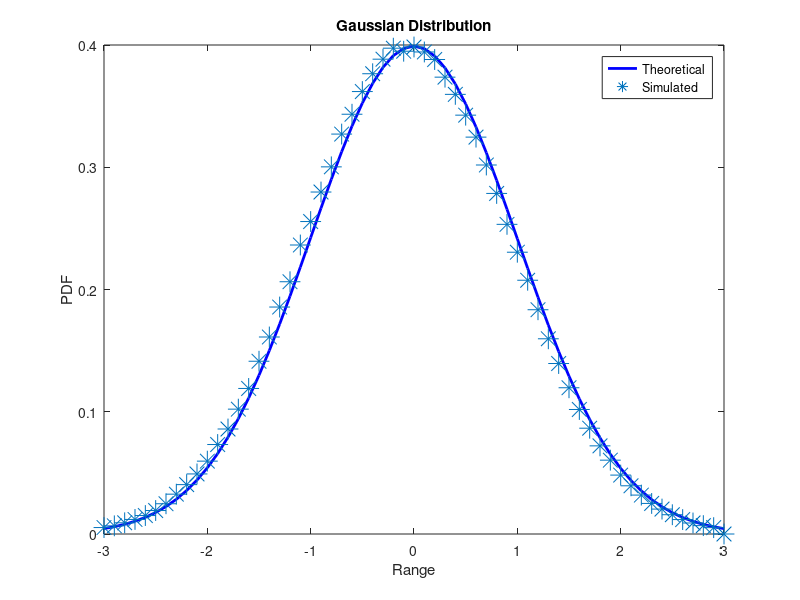

Write MATLAB code to recreate this figure.
%DATA COMMUNICATION(CAECC12)
%MADE BY: TARUN KISHORE
%BRANCH: CSAI-II
%ROLL NO: 2020UCA1876
%EXPERIMENT-2 a: To verify time shifting fourier transform property
clc
clear
close all

N=1000000;
x=randn(1,N);
mu=mean(x); sigma2=var(x); step=0.1;
range=-3:step:3; h=histc(x,range);
f=((1./(sqrt(2.*pi.*sigma2))).*exp((-(range-mu).^2)./(2.*sigma2)));
figure;
plot(range,f,'b','linewidth',2);
hold on;
simulatedPDF1=h./(step.*sum(h));
plot(range,simulatedPDF1,'*','markersize',15)
% hold on bar(range,approxPDF1)
% axis([-3 3 0 max(simulatedPDF1)])
title('Gaussian Distribution')
xlabel('Range');
ylabel('PDF'); legend('Theoretical','Simulated','Theoretical')